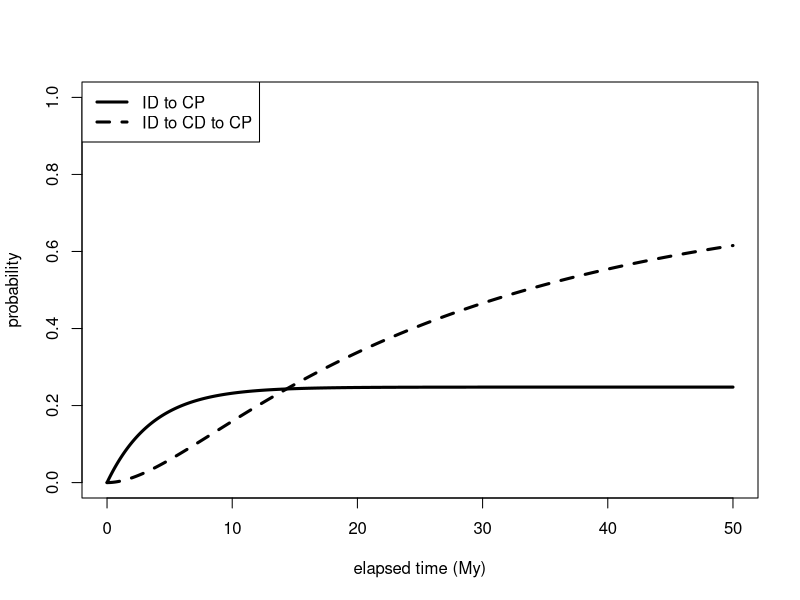
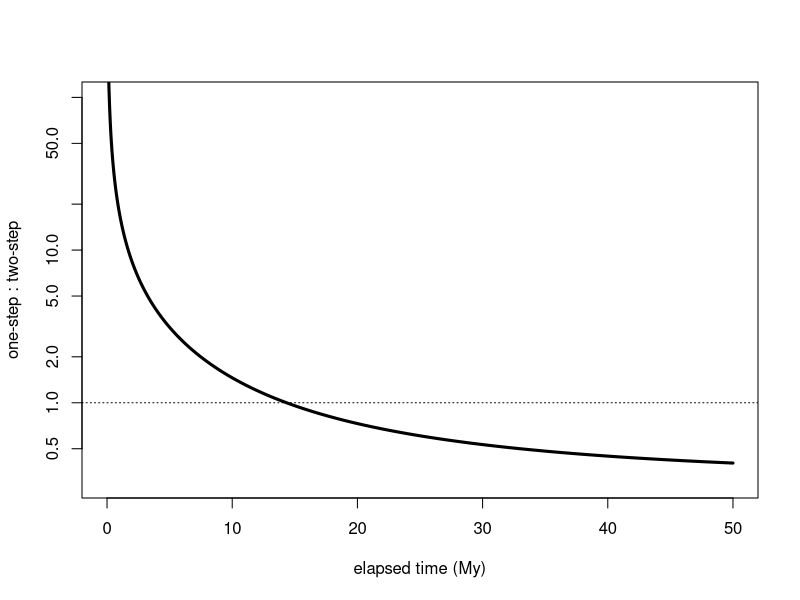
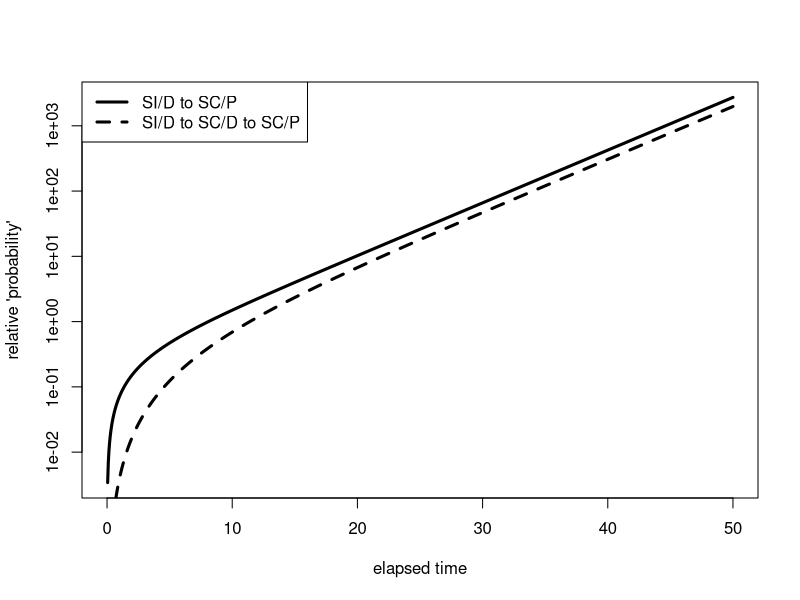
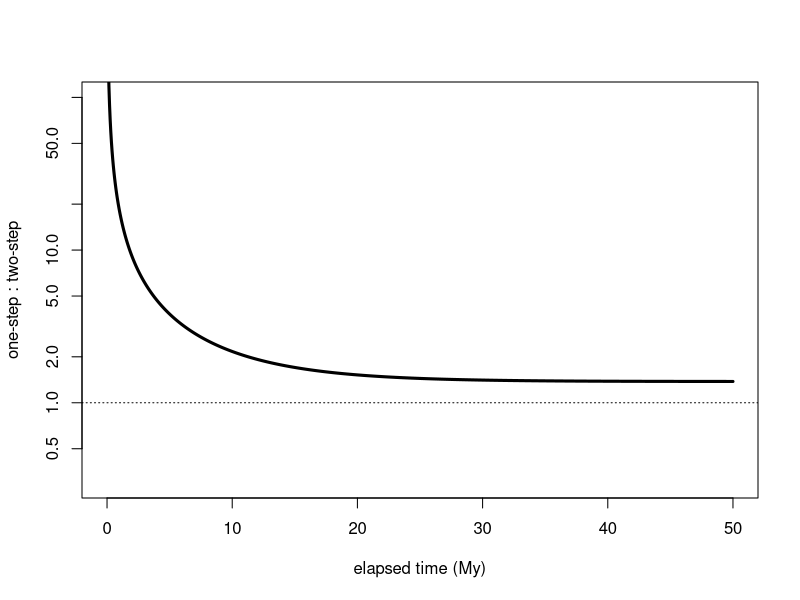
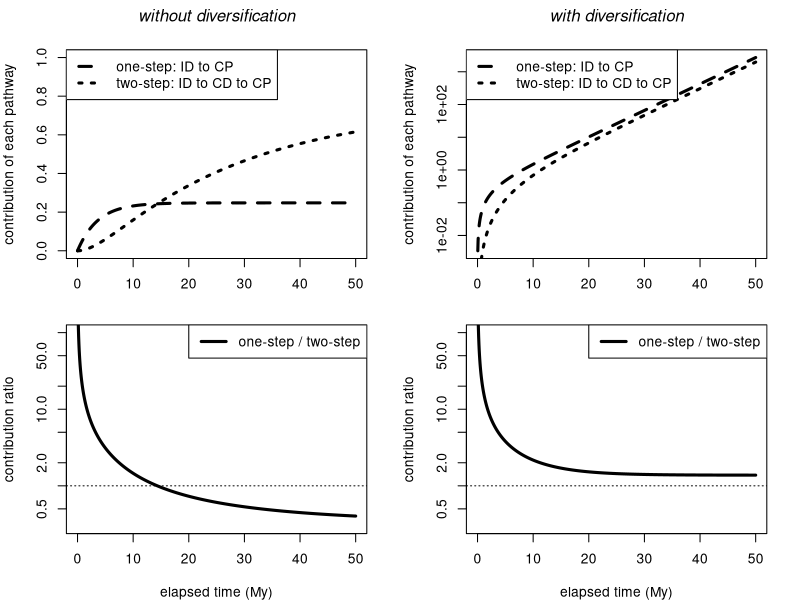

Write the R code that produced these figures, in order.
#--------------------------------------------------
# method 1: P = exp(Q t)
#-------------------------------------------------- 
library(rmutil)  # contains mexp()
path.probs1 <- function(t, Q)
{
    P <- mexp(Q * t)
    
    ans <- c(P[1,3], P[1,4])
    names(ans) <- c("Wa", "Wb")

    return(ans)
}

# Note: The matrix exponential function is also available in the msm library as
# MatrixExp(), but that seems to perform poorly for large t.  So use mexp here, 
# but also check with method 2 when assuming irreversibility.

#--------------------------------------------------
# method 2: P_14a and P_14b
#-------------------------------------------------- 
path.probs2 <- function(t, q13, q14, q34)
{
    q134 <- q13 + q14
    e1t <- exp(-q134 * t)

    ppa <- q14 / q134 * (1 - e1t)

    if (abs(q34 - q13 - q14) > 1e-10)
    {
        ppb <- q13 / q134 * 
              (1 - 1/(q134-q34) * (q134 * exp(-q34*t) - q34 * e1t) )
    } else
    {
        ppb <- q13 / q34 * (1 - (1 + q34 * t) * exp(-q34 * t))
    }

    ans <- c(ppa, ppb)
    names(ans) <- c("Wa", "Wb")

    return(ans)
}

#--------------------------------------------------
# usage
#-------------------------------------------------- 

# 1 = SI, D
# 3 = SC, D
# 4 = SC, P
# Wa = 1 -> 4
# Wb = 1 -> 3 -> 4

# MAP values from EstimatesIDCDPnodelta.csv
q14 <- 0.0681          # ID -> CP, rho_I
q13 <- 0.2066          # ID -> CD, q_IC
q34 <- 0.0370          # CD -> CP, rho_C
q41 <- q31 <- q43 <- 0 # irreversible

# Q is only needed for method 1
Q <- matrix(c(
        -q13 - q14,  q13,        q14,  0,
        q31,        -q31 - q34,  0,    q34,
        q41,         0,         -q41,  0,
        0,           q43,        0,   -q43
        ), byrow=TRUE, nrow=4)

tmax <- 50
times <- seq(0, tmax, tmax/1000)

# pp$Wa is W_a(t), and pp$Wb is W_b(t)
# choose one of these:
pp <- as.data.frame(t(sapply(times, path.probs2, q13, q14, q34)))
pp <- as.data.frame(t(sapply(times, path.probs1, Q)))

# plot
plot(times, pp$Wa, type="l", lwd=3, xlab="elapsed time (My)", ylab="probability", ylim=c(0,1))
lines(times, pp$Wb, lwd=3, lty=2)
legend("topleft", c("ID to CP", "ID to CD to CP"), lty=c(1, 2), lwd=3)

plot(times, pp$Wa/pp$Wb, log="y", type="l", lwd=3, xlab="elapsed time (My)", ylab="one-step : two-step", ylim=c(0.3, 100))
abline(h=1, lty=3)

### Try with diversification ###

r1 <-  0.4607
r3 <-  0.0684
r4 <- -0.0877

Qd <- matrix(c(
       -q13 - q14 + r1,  q13,             q14,       0,
        q31,            -q31 - q34 + r3,  0,         q34,
        q41,             0,              -q41 + r4,  0,
        0,               q43,             0,        -q43 + r4
        ), byrow=TRUE, nrow=4)

ppd <- as.data.frame(t(sapply(times, path.probs1, Qd)))

plot(times, ppd$Wa, type="l", lwd=3, xlab="elapsed time", ylab="relative 'probability'", log="y")
lines(times, ppd$Wb, lwd=3, lty=2)
legend("topleft", c("SI/D to SC/P", "SI/D to SC/D to SC/P"), lty=c(1, 2), lwd=3)

plot(times, ppd$Wa/ppd$Wb, log="y", type="l", lwd=3, xlab="elapsed time (My)", ylab="one-step : two-step", ylim=c(0.3, 100))
abline(h=1, lty=3)

#--------------------------------------------------
# Final plot
#--------------------------------------------------

pdf(file="../manuscript/pathways.pdf", width=8, height=7)
par(mfrow=c(2,2), mar=c(4,4,0,2), oma=c(0,0,3,0))

# trans only
plot(times, pp$Wa, type="l", lty=2, lwd=3, xlab="", ylab="contribution of each pathway", ylim=c(0,1))
lines(times, pp$Wb, lwd=3, lty=3)
legend("topleft", c("one-step: ID to CP", "two-step: ID to CD to CP"), lty=c(2, 3), lwd=3)
mtext("without diversification", line=1.5, font=3)

# with div
plot(times, ppd$Wa, type="l", lty=2, lwd=3, xlab="", ylab="contribution of each pathway", log="y")
lines(times, ppd$Wb, lwd=3, lty=3)
legend("topleft", c("one-step: ID to CP", "two-step: ID to CD to CP"), lty=c(2, 3), lwd=3)
mtext("with diversification", line=1.5, font=3)

# trans only
plot(times, pp$Wa/pp$Wb, log="y", type="l", lwd=3, xlab="elapsed time (My)", ylab="contribution ratio", ylim=c(0.3, 100))
abline(h=1, lty=3)
legend("topright", c("one-step / two-step"), lty=1, lwd=3)

# with div
plot(times, ppd$Wa/ppd$Wb, log="y", type="l", lwd=3, xlab="elapsed time (My)", ylab="contribution ratio", ylim=c(0.3, 100))
abline(h=1, lty=3)
legend("topright", c("one-step / two-step"), lty=1, lwd=3)

dev.off()
